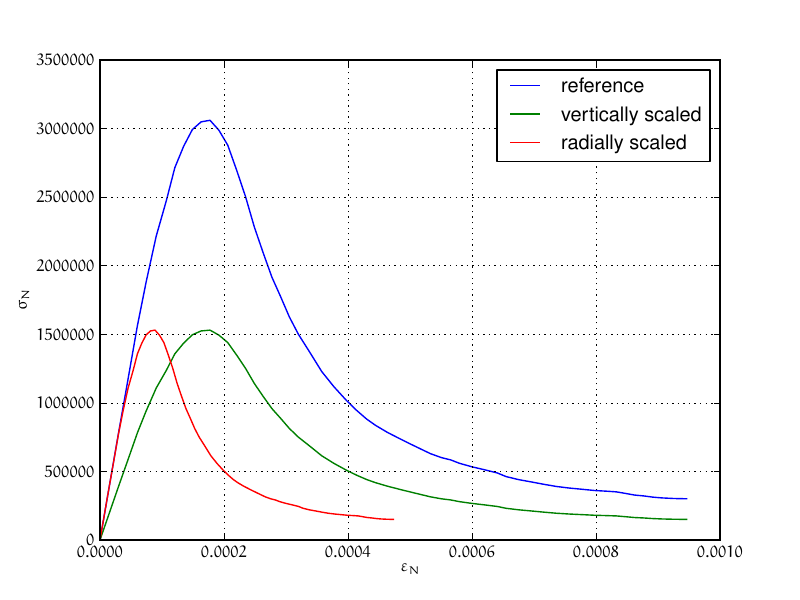

This figure's Python source:
import matplotlib
matplotlib.rc('text',usetex=True)
matplotlib.rc('text.latex',preamble=r'\usepackage{euler}')
from numpy import *
from matplotlib.mlab import movavg
sig,eps=array([]),array([])
dta=genfromtxt('tension-test.data')
eps,sig=dta[:,0],dta[:,2]
eps,sig=concatenate(([0],eps[2:-2])),concatenate(([0],movavg(sig,5)))

import pylab
pylab.grid()
pylab.plot(eps,sig,label=r'reference')
pylab.plot(eps,.5*sig,label=r'vertically scaled')
pylab.plot(.5*eps,.5*sig,label=r'radially scaled')
pylab.legend()
pylab.xlabel(r'$\varepsilon_N$')
pylab.ylabel(r'$\sigma_N$')
#pylab.show()
pylab.savefig('cpm-scaling.pdf')

